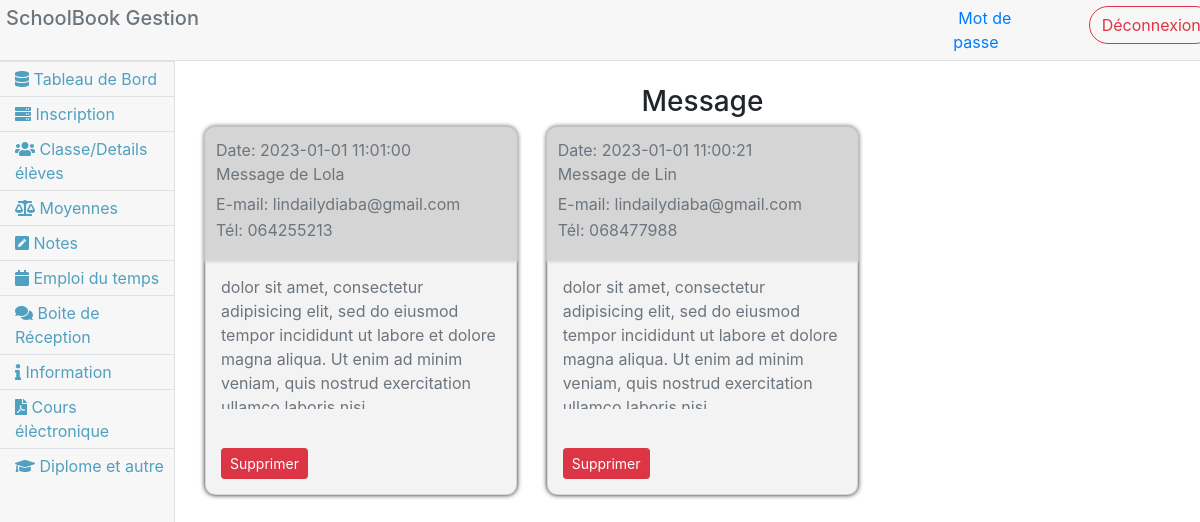
/administrateur?g_message=100 (signed in), run on the app's committed database.
### tables this page shows
CREATE TABLE IF NOT EXISTS `message` (
  `id` int(11) NOT NULL AUTO_INCREMENT,
  `noms` varchar(200) NOT NULL,
  `email` varchar(200) NOT NULL,
  `tel` varchar(200) NOT NULL,
  `message` text NOT NULL,
  `date` timestamp NOT NULL DEFAULT CURRENT_TIMESTAMP,
  PRIMARY KEY (`id`)
);

### administrateur/code.php (called while the page is built, shortened)
<?php
global $db;
$r_messages = null;
if(isset($_GET['g_message'])){
    $g_message = $_GET['g_message'];
    $q = $db->prepare("SELECT * FROM message ORDER BY id DESC LIMIT $g_message");
    $q->execute();
    while($r_message = $q->fetch()){
      $r_messages[] = $r_message;
    }
  }
?>

### administrateur/g_message.php (the view, shortened to what this page needs)
<?php if($r_messages): ?>
  <center><h3>Message</h3></center>
  <div class="row">
	<?php foreach ($r_messages as $services):?>
		<?php extract($services) ?>
       <div class="col-md-4">
       <div class="card" id="card" >
        <div class="note">
        <p class="text-muted">Date: <?= $date ?></p>
    <p class="card-title text-muted">Message de <?= $noms ?></p>
    <p class="card-subtitle mb-2 text-muted">E-mail: <?= $email ?></p>
    <p class="card-subtitle mb-2 text-muted">Tél: <?= $tel ?></p>
        </div>
             <div class="message">
            <p class="card-text text-muted"><?= $message ?></p>
            </div>
            <div style="padding: 15px;"><br><a href="?supprimer_msg=<?= $id ?>" class="btn btn-sm btn-danger ">Supprimer</a></div>
    </div><br>
    </div>
    <?php endforeach ?>
<?php endif ?>

### administrateur/g_message.php (style rules this page uses)
.note { background: #d5d5d5; color: white; border-top-left-radius: 10px; border-top-right-radius: 10px; padding: 10px; box-shadow: 0 0 3px 2px#d5d5d5; }
#card { border-radius: 10px; background: #f3f3f3; box-shadow: 0 0 5px #141313; height: 23rem; }
.message { padding: 15px; height: 10rem; overflow: auto; }
p { margin: 0px; }

### data on the page
message: date "2023-01-01 11:01:00", noms "Lola", email "lindailydiaba@gmail.com", tel "064255213", message "dolor sit amet, consectetur adipisicing elit, sed do eiusmod tempor incididunt ut labore et dolore magna aliqua. Ut enim ad minim veniam, quis nostrud exercitation…"
message: date "2023-01-01 11:00:21", noms "Lin", email "lindailydiaba@gmail.com", tel "068477988", message "dolor sit amet, consectetur adipisicing elit, sed do eiusmod tempor incididunt ut labore et dolore magna aliqua. Ut enim ad minim veniam, quis nostrud exercitation…"
